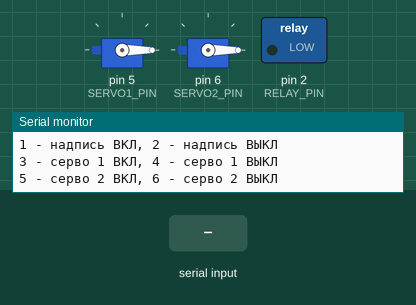
Recording of a sketch running on a simulated Arduino Uno, built with avr-gcc and run on an emulated ATmega328P. On the bench: 2 × servo, switched loads named in the sketch (green lamp = pin HIGH), the last lines printed to the serial monitor. The test bench sets the inputs (shaded band).

Above: at 1.2 s.
1.3 s: "3" received over Serial
At 1.55 s:
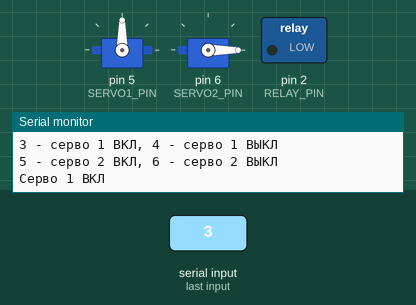
4.3 s: "1" received over Serial
At 4.55 s:
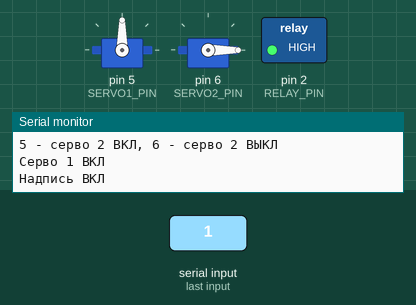
7.3 s: "5" received over Serial
At 7.55 s:
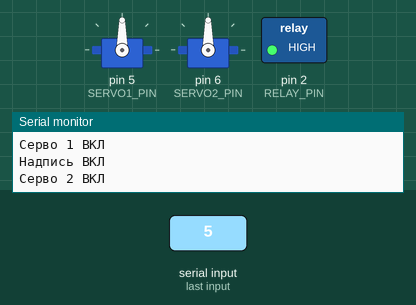
10.3 s: "2" received over Serial
At 10.55 s:
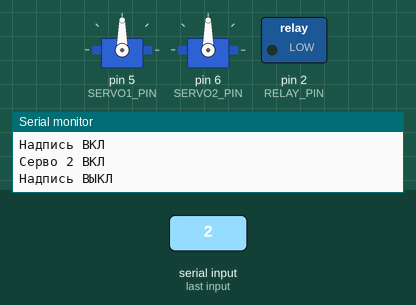
13.3 s: "4" received over Serial
At 13.55 s:
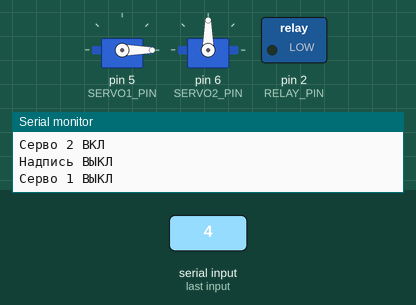
16.3 s: "6" received over Serial
At 16.6 s:
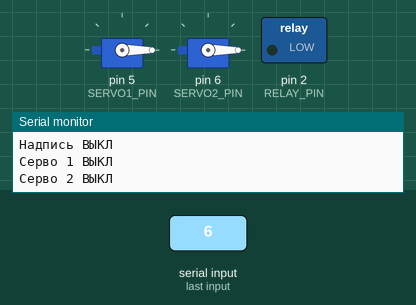
Timing chart, 0 to 18.8 s (numbered marks = the images above; inputs shaded):
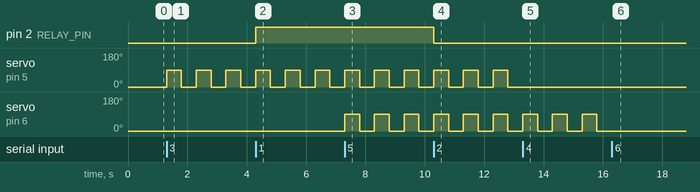

The sketch:

arduino_demo.ino
```cpp
#include <Servo.h>

const int RELAY_PIN  = 2;        // реле (надпись) на пин 2
const int SERVO1_PIN = 5;        // первое серво на пин 5
const int SERVO2_PIN = 6;        // второе серво на пин 6
const int SERVO_DELAY = 500;     // скорость качания серво в мс

Servo servo1;
Servo servo2;

bool servo1On = false;
bool servo1Up = false;
unsigned long lastMove1 = 0;

bool servo2On = false;
bool servo2Up = false;
unsigned long lastMove2 = 0;

void setup() {
  Serial.begin(9600);
  pinMode(RELAY_PIN, OUTPUT);
  digitalWrite(RELAY_PIN, LOW);

  servo1.attach(SERVO1_PIN);
  servo1.write(0);

  servo2.attach(SERVO2_PIN);
  servo2.write(0);

  Serial.println("1 - надпись ВКЛ, 2 - надпись ВЫКЛ");
  Serial.println("3 - серво 1 ВКЛ, 4 - серво 1 ВЫКЛ");
  Serial.println("5 - серво 2 ВКЛ, 6 - серво 2 ВЫКЛ");
}

void loop() {
  if (Serial.available() > 0) {
    char key = Serial.read();

    switch (key) {
      case '1':
        digitalWrite(RELAY_PIN, HIGH);
        Serial.println("Надпись ВКЛ");
        break;
      case '2':
        digitalWrite(RELAY_PIN, LOW);
        Serial.println("Надпись ВЫКЛ");
        break;
      case '3':
        servo1On = true;
        Serial.println("Серво 1 ВКЛ");
        break;
      case '4':
        servo1On = false;
        servo1.write(0);
        Serial.println("Серво 1 ВЫКЛ");
        break;
      case '5':
        servo2On = true;
        Serial.println("Серво 2 ВКЛ");
        break;
      case '6':
        servo2On = false;
        servo2.write(0);
        Serial.println("Серво 2 ВЫКЛ");
        break;
    }
  }

  // качание первого серво
  if (servo1On && millis() - lastMove1 >= SERVO_DELAY) {
    lastMove1 = millis();
    servo1Up = !servo1Up;
    servo1.write(servo1Up ? 90 : 0);
  }

  // качание второго серво
  if (servo2On && millis() - lastMove2 >= SERVO_DELAY) {
    lastMove2 = millis();
    servo2Up = !servo2Up;
    servo2.write(servo2Up ? 90 : 0);
  }
}
```

Measured:
- after the input at 1.3 s, servo on pin 5 (SERVO1_PIN): alternates 90° for 0.50 s and 0° for 0.50 s, starting at once
- after the input at 4.3 s, pin 2 (RELAY_PIN): LOW → HIGH at once
- after the input at 7.3 s, servo on pin 6 (SERVO2_PIN): alternates 90° for 0.50 s and 0° for 0.50 s, starting at once
- after the input at 10.3 s, pin 2 (RELAY_PIN): HIGH → LOW at once
- after the input at 13.3 s, servo on pin 5 (SERVO1_PIN): stops changing and stays 0°
- after the input at 16.3 s, servo on pin 6 (SERVO2_PIN): stops changing and stays 0°
